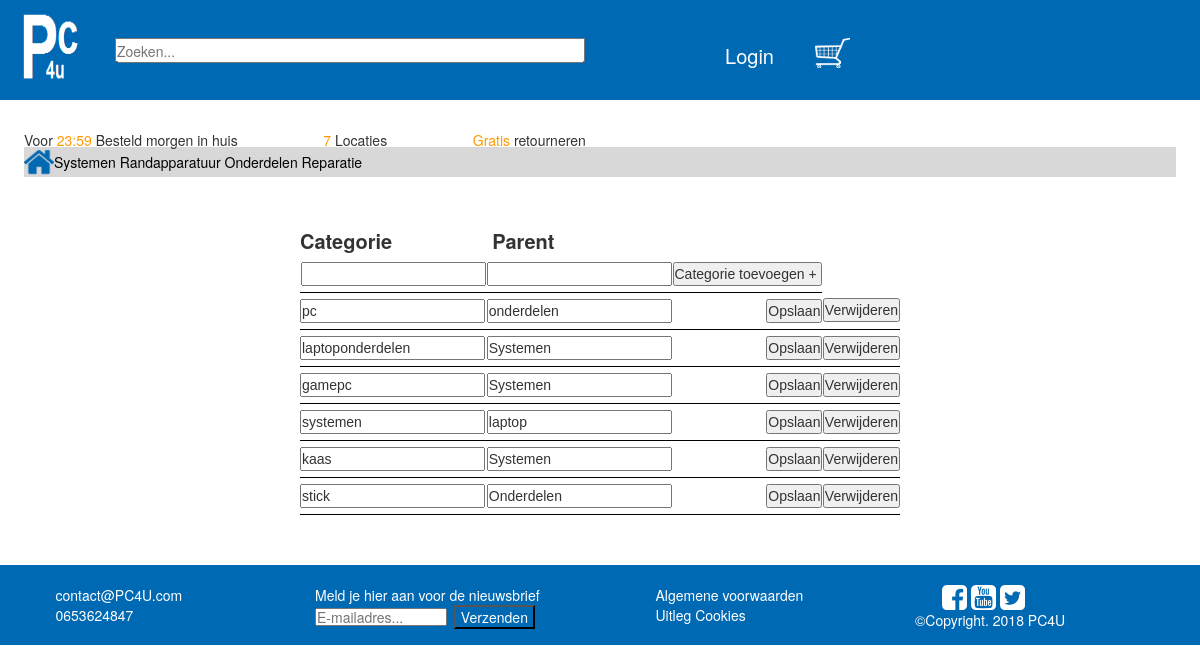
Page /categorieen.php on the committed database.
### tables this page shows
CREATE TABLE `categorie` (
  `ID` int(10) NOT NULL,
  `Categorie` varchar(40) NOT NULL,
  `Parent` varchar(36) NOT NULL
);

### categorieen.php (the view, shortened to what this page needs)
<?php
$conn = mysqli_connect("localhost", "root", "");
$query = mysqli_query($conn, "SELECT * FROM categorie");
?>
<!DOCTYPE html>
<html lang="en">
<head>
    <link rel="stylesheet" href="style/categorie.css">
</head>
<body>
    <?php include_once("header/header.php") ?>
    <div id="categorieBeheer">
            <table width="100%">
                <tr>
                    <span class="categorieHeader">Categorie</span><span style="margin-left: 100px;" class="categorieHeader">Parent</span>
                </tr>
                <tr>
                        <form method="POST" action="categorieen.php" >
                            <td style="text-align:right">
                            <input type="text" name="addBox">
                            </td>
                            <td>
                            <input  type="text" name="subCat">
                            </td>
                            <td>
                            <input type="submit" name="addCat" value="Categorie toevoegen + ">
                            </td>
                        </form>
                </tr>
                <?php
                while($row = mysqli_fetch_assoc($query))
                {
                    $id = $row['ID'];
                    $categorie = $row['Categorie'];
                    $parent = $row['Parent'];
                    ?>
                    <form method="POST" action="categorieen.php?id=<?php echo $id; ?>" >
                        <tr>
                            <td><input type="text" name="categorie" value="<?php echo $categorie ?>"></td>
                            <td><input type="text" name="parent" value="<?php echo $parent ?>"></td>
                            <td><input type="submit" name="submit" value="Opslaan"></td>
                            <td><input type="submit" name="delete" value="Verwijderen" ></td>
                        </tr>
                    </form>
                    <?php
                }
                ?>
            </table>
    </div>
</body>
</html>

### style/categorie.css (style rules this page uses)
* { margin: 0; padding: 0; box-sizing: border-box; }
#categorieBeheer { max-width: 600px; margin: 0px auto; margin-bottom: 50px; margin-top: 50px; }
table { max-width: 600px; }
table tr>td:nth-child(1) { width: auto; }
.categorieHeader { font-size: 20px; font-weight: bold; }
table tr > td:not(:first-child) { text-align: right; }
table td { font-family: sans-serif; border-bottom: solid black 1px; }
table td { padding: 6px 0; }
input { font-family: sans-serif; font-size: 16px; }
body { margin:0; font-family: sans-serif; padding: 0; }

### style/header.css (style rules this page uses)
body { margin:0; font-family: sans-serif; padding: 0; }

### style/Footer.css (style rules this page uses)
#footer { width: 100%; height: 80px; background-color: rgba(0, 105, 180, 1); }
.footerText { color: white; font-size: 14px; }
#verzendKnop { background-color: rgba(0, 105, 180, 1); width: 30%; }
#emailForm { color:black; width:49%; height: 18px; margin-top: 3px; margin-right: 1%; }
.socialMedia { margin-left: 10%; }

### rows in the picture
categorie: categorie "pc", parent "onderdelen"
categorie: categorie "laptoponderdelen", parent "Systemen"
categorie: categorie "gamepc", parent "Systemen"
categorie: categorie "systemen", parent "laptop"
categorie: categorie "kaas", parent "Systemen"
categorie: categorie "stick", parent "Onderdelen"
